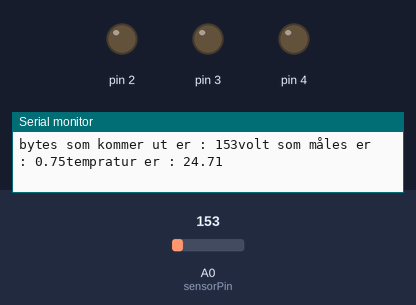
Bench run of a sketch on a simulated Arduino Uno, built with avr-gcc and run on an emulated ATmega328P. Shown: output pins drawn as LEDs (lit = HIGH), the last lines printed to the serial monitor. The inputs (shaded band) are chosen by the test bench; at power-on: A0 (sensorPin) = 153.

Above: at 1.2 s.
1.3 s: A0 (sensorPin) set to 156
At 1.7 s:
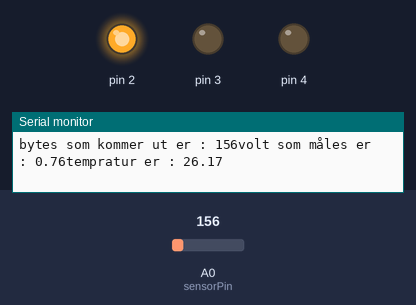
2.8 s: A0 (sensorPin) set to 165
At 4.4 s:
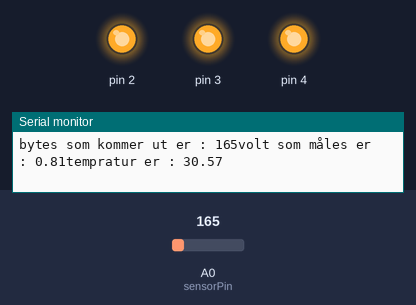
4.9 s: A0 (sensorPin) set to 133
At 5.4 s:
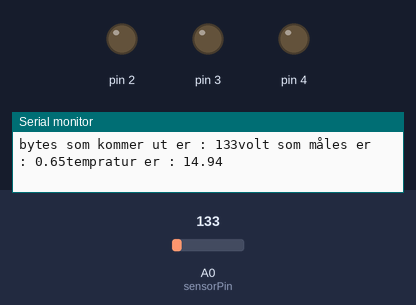
Timing chart, 0 to 7.9 s (numbered marks = the images above; inputs shaded):
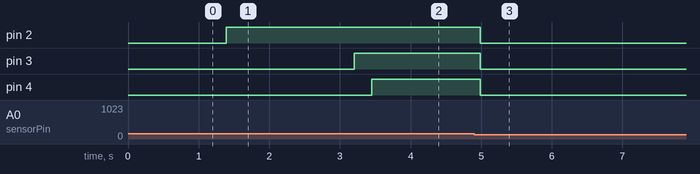

Measured:
- the behaviour switches between 155 and 156 on A0 (sensorPin) (found by bisection; images 0 and 1)
- after the input at 1.3 s, pin 2: LOW → HIGH after 0.09 s
- after the input at 2.8 s, pin 3: LOW → HIGH after 0.40 s; pin 4: LOW → HIGH after 0.65 s
- after the input at 4.9 s, pin 2–4: HIGH → LOW after 0.09 s

The sketch:

tempsensor.ino
```cpp
// const means that this is a constant. sensorPin will now be READ only.
const int sensorPin = A0;
const float roomTemp = 24.0;

void setup() {
  // this opens a connection between the UNO and the PC.
  // 9600 is bits per second the connection is set to.
  // serial.begin can have one more argument, but its a bit more advanced
  Serial.begin(9600);
  for (int i = 2; i<5; i++) {
    pinMode(i, OUTPUT);
    //the book calls for us to do digitalWrite(i, LOW); here, but we will instead do it in loop
    }


}

void loop() {

  // could just set A0 here since we will not use sensorPin anymore
  int ValuePin = analogRead(sensorPin);
  Serial.print("bytes som kommer ut er : ");
  Serial.print(ValuePin);

  // the ValuePin is set in 0-1024 since it represents the voltage in max 1kilobyte
  // to get the voltage we take the (ValuePin/1024.00)*5.0 since we are using 5V.
  float voltage = (ValuePin/1024.00)*5.0;
  Serial.print("volt som måles er : ");
  Serial.print(voltage);

  // the documentaction of TMP36 says the offset voltage is 0.5 so we
  // subract that then mulityply with 100 becouse 10mV/C is the conversion.
  float temp = (voltage - .5)*100;
  Serial.print("tempratur er : ");
  Serial.print(temp);

  if (temp < roomTemp+2) {
    for (int i = 2; i < 5 ; i++) {
      digitalWrite(i, LOW);
      }
    }
  if (temp > roomTemp+2) {
    digitalWrite(2, HIGH);
    delay(250);
    if (temp > roomTemp+3) {
      digitalWrite(3, HIGH);
      delay(250);
      if (temp > roomTemp+4) {
        digitalWrite(4, HIGH);
        }
      }
    }
   Serial.print("\n");

}
```
